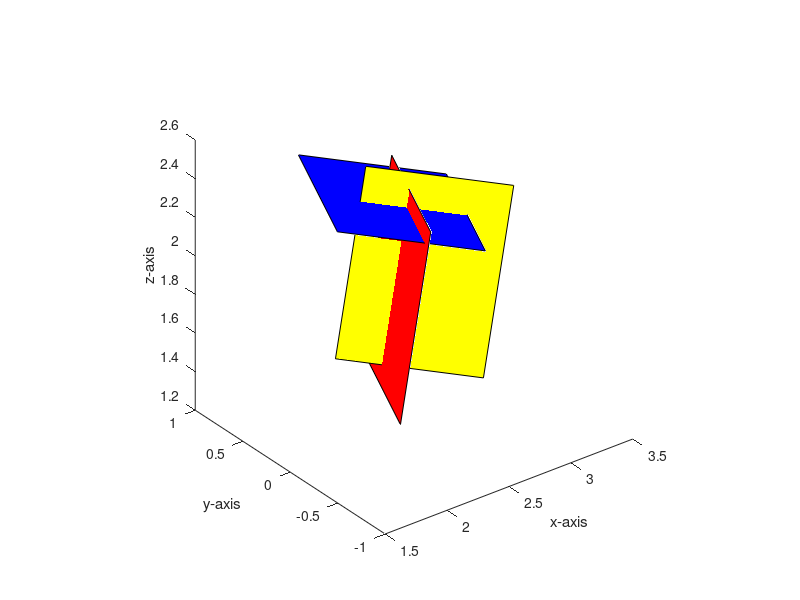

Recreate this plot in MATLAB.
% Creación de objeto 3D y rotación del mismo
close,clear,clc;

% Primero se leen los datos del archivo .csv
% Se leen los datos del archivo a partir de la fila 1
% y la columna 0. Esto se configura en el 2º y 3º
% parametro de la función 'csvread'
M     = csvread('datos4.csv', 1, 0);
t     = M(:,1);
Roll  = M(:,6);
Pitch = M(:,7);

i = 1;

% Definición de un objeto 3D con plot3
% x=[1 5]; y=[1 5]; z=[1 5];
% X=[x(1) x(1) x(2) x(2) x(1) x(1) x(1) x(1) x(2) x(2) x(1)];
% Y=[y(1) y(1) y(1) y(2) y(2) y(1) y(1) y(2) y(2) y(1) y(1)];
% Z=[z(1) z(1) z(1) z(1) z(1) z(1) z(2) z(2) z(2) z(2) z(2)];
% obj1 = plot3(X,Y,Z);
% hold on
% X1=[x(1) x(1) x(2) x(2) x(1) x(1) x(1) x(2) x(2) x(1)];
% Y1=[y(1) y(1) y(1) y(1) y(1) y(2) y(2) y(2) y(2) y(2)];
% Z1=[z(1) z(2) z(2) z(1) z(1) z(1) z(2) z(2) z(1) z(1)];
% obj2 = plot3(X1,Y1,Z1)
% xlabel('x-axis')
% ylabel('y-axis')
% zlabel('z-axis')

% Definicion de un objeto 3D con patch
obj1 = patch([0 0 1 1],[0 1 1 0],[1 1 1 1],'r');
obj2 = patch([0 1 1 0],[0 0 0 0],[0 0 1 1],'b');
obj3 = patch([0 0 0 0],[0 1 1 0],[0 0 1 1],'y');

view(-37.5, 30);
xlabel('x-axis')
ylabel('y-axis')
zlabel('z-axis')
axis square;

rotate(obj1,[1 0 0],Roll(12,:)); rotate(obj1,[0 1 0],Pitch(12,:));
rotate(obj2,[1 0 0],Roll(12,:)); rotate(obj2,[0 1 0],Pitch(12,:));
rotate(obj3,[1 0 0],Roll(12,:)); rotate(obj3,[0 1 0],Pitch(12,:));


% Rotar el objeto el angulo recibido 
while i<200    
    rotate(obj1,[1 0 0],Roll(i,:)); rotate(obj1,[0 1 0],Pitch(i,:));
    rotate(obj2,[1 0 0],Roll(i,:)); rotate(obj2,[0 1 0],Pitch(i,:));
    rotate(obj3,[1 0 0],Roll(i,:)); rotate(obj3,[0 1 0],Pitch(i,:));
    i=i+1;
    pause(0.05);
end

close;
